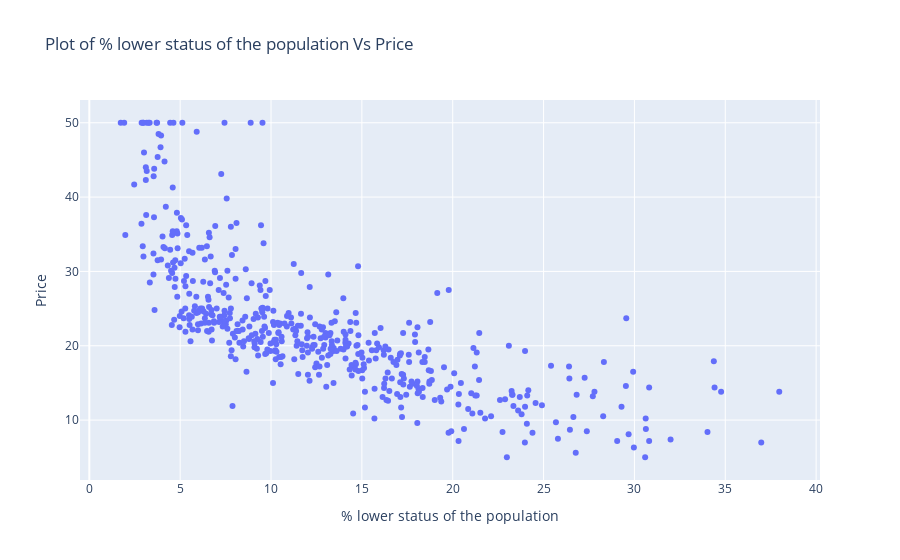

The notebook cell this image was saved under:
### Markdown cell above
It is obvious that as number of rooms increases, price of house is automatically increase

### Code cell
fig = px.scatter(dataset, x = 'LSTAT', y = 'Price',
                labels = {'LSTAT':'% lower status of the population'}, 
                title = 'Plot of % lower status of the population Vs Price')
fig.show()

### Figure 1 — Plotly figure (JSON) as saved in the notebook; plotly's stock layout.template omitted (floating-point values rounded to 4 significant figures; data arrays with more than 128 entries replaced by an {"elided": "..."} marker saying what was removed)
{"data": [{"hovertemplate": "% lower status of the population=%{x}<br>Price=%{y}<extra></extra>", "legendgroup": "", "marker": {"color": "#636efa", "symbol": "circle"}, "mode": "markers", "name": "", "orientation": "v", "showlegend": false, "type": "scatter", "x": {"elided": "506 float values"}, "xaxis": "x", "y": {"elided": "506 float values"}, "yaxis": "y"}], "layout": {"legend": {"tracegroupgap": 0}, "title": {"text": "Plot of % lower status of the population Vs Price"}, "xaxis": {"anchor": "y", "domain": [0, 1], "title": {"text": "% lower status of the population"}}, "yaxis": {"anchor": "x", "domain": [0, 1], "title": {"text": "Price"}}}}
